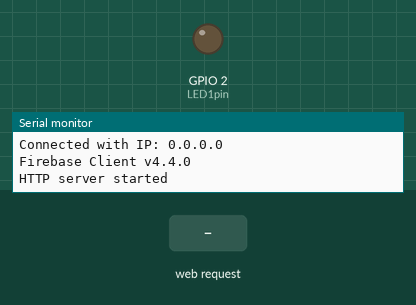
A program run on a simulated ESP32. On the bench: output pins drawn as LEDs (lit = HIGH), the last lines printed to the serial monitor. Inputs (shaded band) come from the test bench. WiFi joins after 1.5 s; servers stay silent unless stated.

Above: at 1.3 s.
1.4 s: HTTP request GET /led2on received
At 2.6 s:
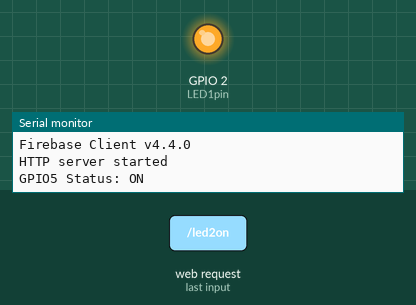
2.9 s: HTTP request GET / received
At 3.4 s:
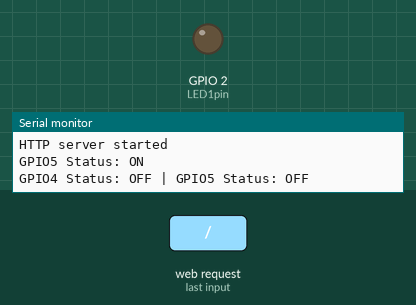
Timing chart, 0 to 5.9 s (numbered marks = the images above; inputs shaded):
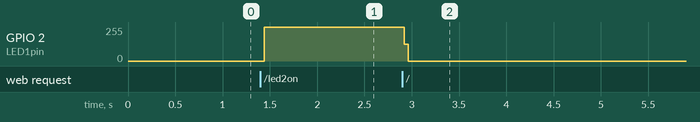

The program:

main.cpp
```cpp
#include <Arduino.h>
#include <WiFi.h>
#include <WebServer.h>
#include <Firebase_ESP_Client.h>
#include <Bird.h>

Bird *bird  = new Bird(1,2,3,4,5,6,7,8,9);


// Provide the token generation process info.
 #include <addons/TokenHelper.h>
  // Provide the RTDB payload printing info and other helper functions.
 #include <addons/RTDBHelper.h>
  /* 2. Define the API Key */
 #define API_KEY "AIzaSyCKMN2pLzuy5DBLTXsOjH10kg4hUgWRvpo"
 /* 3. Define the RTDB URL */
 #define DATABASE_URL "fir-iot-e9926-default-rtdb.firebaseio.com" //<databaseName>.firebaseio.com or <databaseName>.<region>.firebasedatabase.app


 // Station Mode Credentials
const char* sta_ssid = ".";
const char* sta_password = "Sooner419abasss@";

/* Put your SSID & Password */
const char* ssid = "ESP32-Link";  // Enter SSID here
const char* password = "12345678";  //Enter Password here

// Define Firebase Data object
FirebaseData fbdo;
FirebaseAuth auth;
FirebaseConfig config;
unsigned long sendDataPrevMillis = 0;
unsigned long count = 0;

/* Put IP Address details */
IPAddress local_ip(192,168,1,1);
IPAddress gateway(192,168,1,1);
IPAddress subnet(255,255,255,0);

WebServer server(80);
bool is_authenticated() {
  if (!server.authenticate("admin", "admin")) {
    server.requestAuthentication();
    return false;
  }
  return true;
}

uint8_t LED1pin = 2;
bool LED1status = LOW;

uint8_t LED2pin = 2;
bool LED2status = LOW;


String SendHTML(uint8_t led1stat,uint8_t led2stat){


  String ptr = "<!DOCTYPE html> <html>\n";
  ptr +="<head><meta name=\"viewport\" content=\"width=device-width, initial-scale=1.0, user-scalable=no\">\n";
  ptr +="<title>LED Control</title>\n";
  ptr +="<style>html { font-family: Helvetica; display: inline-block; margin: 0px auto; text-align: center;}\n";
  ptr +="body{margin-top: 50px;} h1 {color: #444444;margin: 50px auto 30px;} h3 {color: #444444;margin-bottom: 50px;}\n";
  ptr +=".button {display: block;width: 80px;background-color: #3498db;border: none;color: white;padding: 13px 30px;text-decoration: none;font-size: 25px;margin: 0px auto 35px;cursor: pointer;border-radius: 4px;}\n";
  ptr +=".button-on {background-color: #3498db;}\n";
  ptr +=".button-on:active {background-color: #2980b9;}\n";
  ptr +=".button-off {background-color: #34495e;}\n";
  ptr +=".button-off:active {background-color: #2c3e50;}\n";
  ptr +="p {font-size: 14px;color: #888;margin-bottom: 10px;}\n";
  ptr +="</style>\n";
  ptr +="</head>\n";
  ptr +="<body>\n";
  ptr +="<h1>ESP32 Web Server</h1>\n";
  ptr +="<h3>Using Access Point(AP) Mode</h3>\n";

   if(led1stat)
  {ptr +="<p>LED1 Status: ON</p><a class=\"button button-off\" href=\"/led1off\">OFF</a>\n";}
  else
  {ptr +="<p>LED1 Status: OFF</p><a class=\"button button-on\" href=\"/led1on\">ON</a>\n";}

  if(led2stat)
  {ptr +="<p>LED2 Status: ON</p><a class=\"button button-off\" href=\"/led2off\">OFF</a>\n";}
  else
  {ptr +="<p>LED2 Status: OFF</p><a class=\"button button-on\" href=\"/led2on\">ON</a>\n";}

  ptr +="</body>\n";
  ptr +="</html>\n";
  return ptr;


}


  void handle_OnConnect() {
  LED1status = LOW;
  LED2status = LOW;
  Serial.println("GPIO4 Status: OFF | GPIO5 Status: OFF");
  server.send(200, "text/html", SendHTML(LED1status,LED2status));
}

void handle_led1on() {
  LED1status = HIGH;
  Serial.println("GPIO4 Status: ON");
  server.send(200, "text/html", SendHTML(true,LED2status));
}

void handle_led1off() {
  LED1status = LOW;
  Serial.println("GPIO4 Status: OFF");
  server.send(200, "text/html", SendHTML(false,LED2status));
}

void handle_led2on() {
  LED2status = HIGH;
  Serial.println("GPIO5 Status: ON");
  server.send(200, "text/html", SendHTML(LED1status,true));
}

void handle_led2off() {
  LED2status = LOW;
  Serial.println("GPIO5 Status: OFF");
  server.send(200, "text/html", SendHTML(LED1status,false));
}

void handle_NotFound(){
  server.send(404, "text/plain", "Not found");
}


void setup() {

  Serial.begin(115200);
  pinMode(LED1pin, OUTPUT);
  pinMode(LED2pin, OUTPUT);

  WiFi.softAP(ssid, password);
  WiFi.softAPConfig(local_ip, gateway, subnet);
  WiFi.begin(sta_ssid,sta_password);
  delay(100);


  Serial.print("Connecting to Wi-Fi");
  unsigned long ms = millis();
  Serial.println();
   Serial.print("Connected with IP: ");
   Serial.println(WiFi.localIP());
   Serial.println();

   Serial.printf("Firebase Client v%s\n\n", FIREBASE_CLIENT_VERSION);

  server.on("/", handle_OnConnect);
  server.on("/led1on", handle_led1on);
  server.on("/led1off", handle_led1off);
  server.on("/led2on", handle_led2on);
  server.on("/led2off", handle_led2off);
  server.onNotFound(handle_NotFound);
  is_authenticated();
  server.begin();
  Serial.println("HTTP server started");
}


void loop() {

  server.handleClient();

  if(LED1status)
  {digitalWrite(LED1pin, HIGH);}
  else
  {digitalWrite(LED1pin, LOW);}

  if(LED2status)
  {digitalWrite(LED2pin, HIGH);}
  else
  {digitalWrite(LED2pin, LOW);}
}
```

Bird.h
```cpp
#include <Arduino.h>

class Bird
{
private:
int eye;
int neck ;
int left_wing;
int right_wing;
int left_leg;
int right_leg;
int tail ;
int ear;
int beak;


public:


Bird(int eye, int neck, int left_wing, int right_wing, int left_leg, int right_leg, int tail, int ear,
    int beak) {
this->eye = eye;
this->neck = neck;
this->left_wing = left_wing;
this->right_wing = right_wing;
this->left_leg = left_leg;
this->right_leg = right_leg;
this->tail = tail;
this->ear = ear;
this->beak = beak;
}


 void fly(int State,int State1){


        digitalWrite(getLeft_leg(),State);
        digitalWrite(getRight_leg(),State);
        delay(1000);
        digitalWrite(getLeft_wing(),State);
        digitalWrite(getRight_wing(),State);
        delay(1000);
        digitalWrite(getLeft_leg(),State1);
        digitalWrite(getRight_leg(),State1);


    }
   void walk(int State,int State1){


        digitalWrite(getLeft_leg(),State);
        digitalWrite(getRight_leg(),State);
        delay(1000);
        digitalWrite(getLeft_leg(),State1);
        digitalWrite(getRight_leg(),State1);


    }


int getEye() {
    return eye;
}


void setEye(int eye) {
    this->eye = eye;
}


int getNeck() {
    return neck;
}


void setNeck(int neck) {
    this->neck = neck;
}


int getLeft_wing() {
    return left_wing;
}


void setLeft_wing(int left_wing) {
    this->left_wing = left_wing;
}


int getRight_wing() {
    return right_wing;
}


void setRight_wing(int right_wing) {
    this->right_wing = right_wing;
}


int getLeft_leg() {
    return left_leg;
}


void setLeft_leg(int left_leg) {
    this->left_leg = left_leg;
}


int getRight_leg() {
    return right_leg;
}


void setRight_leg(int right_leg) {
    this->right_leg = right_leg;
}


int getTail() {
    return tail;
}


void setTail(int tail) {
    this->tail = tail;
}


int getEar() {
    return ear;
}


void setEar(int ear) {
    this->ear = ear;
}


int getBeak() {
    return beak;
}


void setBeak(int beak) {
    this->beak = beak;
}


};
```

Measured:
- after the input at 1.4 s, GPIO 2 (LED1pin): 0/255 → 253/255 at once
- after the input at 2.9 s, GPIO 2 (LED1pin): 253/255 → 0/255 at once
